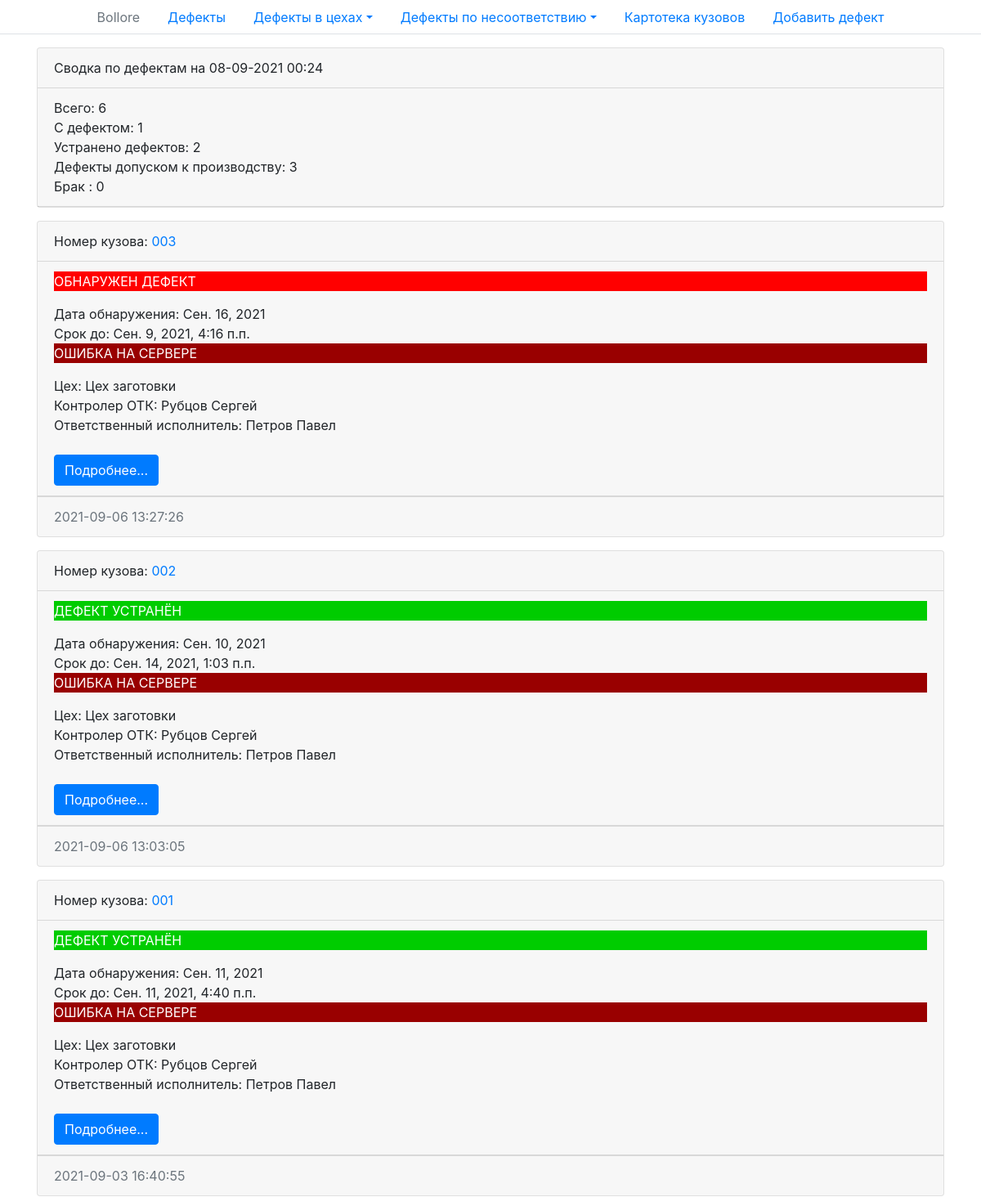
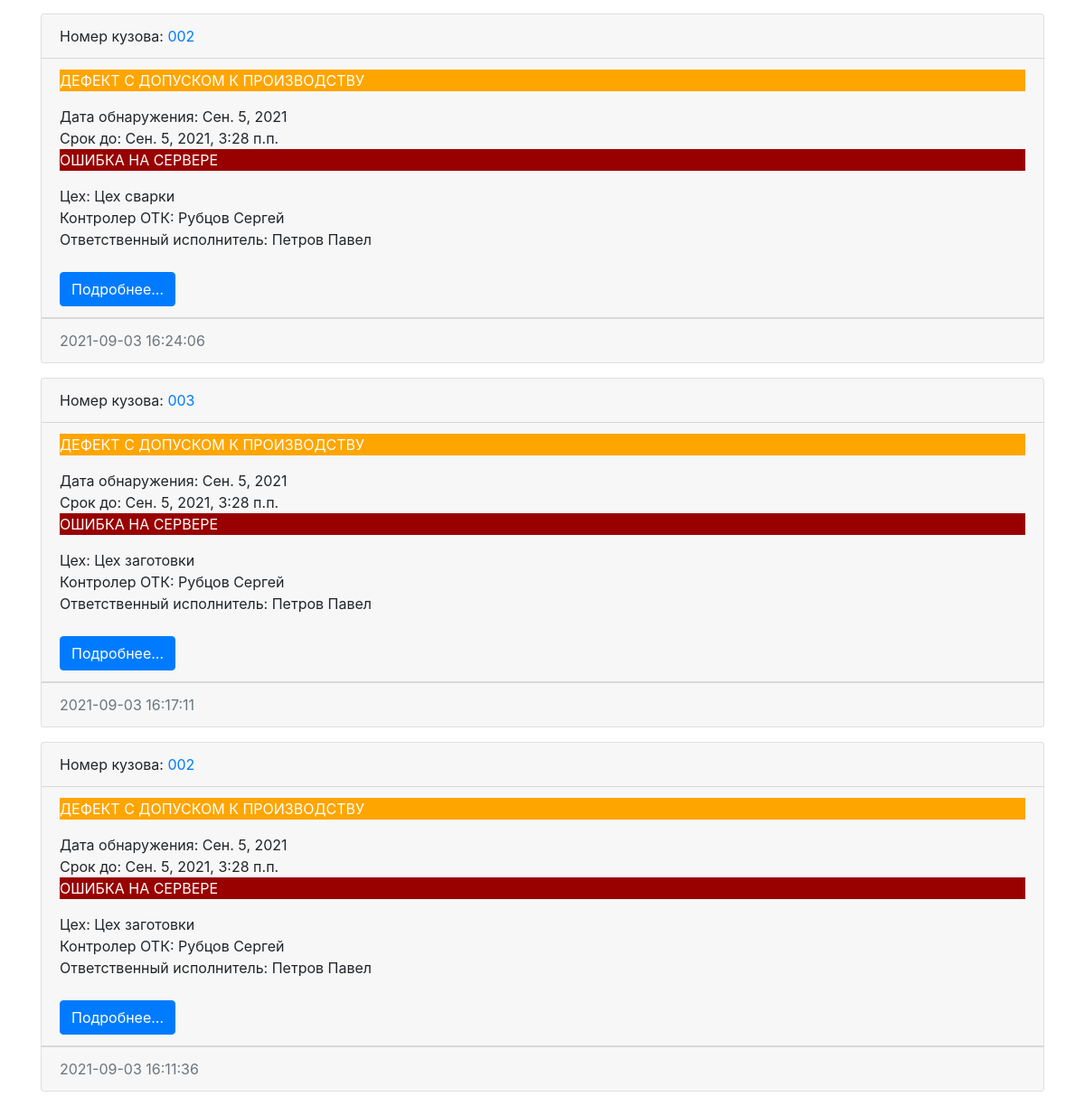
The page /disagreement/1/ on the database its author committed (2 pictures, top to bottom).
### defects/models.py (models this page shows, shortened)
class Defects(models.Model):
    created_at = models.DateTimeField(auto_now_add=True, verbose_name='Дата создания')
    date_defect_detection = models.DateField(verbose_name='Дата обнаружения')
    term_up_to = models.DateTimeField(verbose_name='Срок до')
    status = models.ForeignKey(Status,
                               on_delete=models.PROTECT,
                               related_name='defects_status',
                               verbose_name='Статус дефекта',
                               )
    workshop = models.ForeignKey(Workshops,
                                 on_delete=models.PROTECT,
                                 related_name='defects_workshop',
                                 verbose_name='Цех'
                                 )
    detail = models.ForeignKey(Details,
                               on_delete=models.PROTECT,
                               related_name='defects_detail',
                               verbose_name='Деталь',
                               blank=True
                               )
    body_number = models.ForeignKey(Bodies,
                                    on_delete=models.PROTECT,
                                    related_name='defects_body_number',
                                    verbose_name='Номер кузова',
                                    )
    type_of_discrepancy = models.ForeignKey(TypeOfMismatch,
                                            on_delete=models.PROTECT,
                                            related_name='defects_type_of_discrepancy',
                                            verbose_name='Тип несоответствия',
                                            )
    number_of_inconsistencies = models.IntegerField(default=1,
                                                    verbose_name='Колличество несоответствий',
                                                    )
    priority = models.ForeignKey(Priority,
                                 on_delete=models.PROTECT,
                                 related_name='defects_priority',
                                 verbose_name='Приоритет',
                                 )
    discrepancy_description = models.TextField(blank=True, verbose_name='Описание несоответствия',
                                               default='Отсутствует')
    quality_controller = models.ForeignKey(User,
                                           on_delete=models.PROTECT,
                                           related_name='defects_quality_controller',
                                           verbose_name='Контролер ОТК',
                                           blank=True,
                                           null=True
                                           )
    responsible_executor = models.ForeignKey(User,
                                             on_delete=models.PROTECT,
                                             related_name='defects_responsible_executor',
                                             verbose_name='Ответственный исполнитель',
                                             null=True
                                             )
    def get_absolute_url(self):
        return reverse('defect', kwargs={'defect_id': self.pk})
    class Meta:
        verbose_name = 'дефект'
        verbose_name_plural = 'Дефекты'
        ordering = ['-created_at']

class Bodies(models.Model):
    body_number = models.CharField(max_length=150, unique=True, verbose_name='Номер кузова')
    def get_absolute_url(self):
        return reverse('bodies', kwargs={'body_id': self.pk})
    def __str__(self):
        return self.body_number
    class Meta:
        verbose_name = 'номер кузова'
        verbose_name_plural = 'Номера кузовов'

class Workshops(models.Model):
    name_workshop = models.CharField(max_length=150, verbose_name='Цех')
    responsible_executor = models.ForeignKey(User,
                                             on_delete=models.PROTECT,
                                             related_name='workshops_responsible_executor',
                                             verbose_name='Ответственный исполнитель'
                                             )
    def get_absolute_url(self):
        return reverse('workshops', kwargs={'shop_id': self.pk})
    def __str__(self):
        return self.name_workshop
    class Meta:
        verbose_name = 'цех'
        verbose_name_plural = 'Цеха'

### defects/views.py (the view)
# urls.py: path('disagreement/<int:disagreement_id>/', show_disagreement, name='disagreement'),
def show_disagreement(request, disagreement_id):
    defects = Defects.objects.filter(type_of_discrepancy_id=disagreement_id)
    shops = Workshops.objects.all()
    disagreement = TypeOfMismatch.objects.all()
    counters = {'defect_count': Defects.objects.filter(
        status=1, type_of_discrepancy_id=disagreement_id).count(),
                'defect_eliminated_count': Defects.objects.filter(
                    status=2, type_of_discrepancy_id=disagreement_id).count(),
                'defect_approved_count': Defects.objects.filter(
                    status=3, type_of_discrepancy_id=disagreement_id).count(),
                'production_defect_count': Defects.objects.filter(
                    status=4, type_of_discrepancy_id=disagreement_id).count(),
                }
    if len(defects) == 0:
        raise Http404
    context = {
        'defects': defects,
        'title': 'Отображение по цехам',
        'shops': shops,
        'workshop_selected': disagreement_id,
        'disagreement': disagreement,
        'counters': counters,
    }
    return render(request, 'defects/index.html', context)

### defects/models.py (called while the page is built)
    def get_absolute_url(self):
        return reverse('disagreement', kwargs={'disagreement_id': self.pk})

### defects/templates/defects/index.html (shortened to what this page needs)
{% extends 'base.html' %}
{% block content %}
  {% include 'inc/_counters.html' %}
  {% for item in defects %}
    <div class="card mb-3">
      <div class="card-header">
        Номер кузова: <a href="{{ item.body_number.get_absolute_url }}">{{ item.body_number }}</a>
      </div>
      <div class="card-header">
        {% if item.status.pk == 4 %}
          <p style="background-color:#990000; color:#ffffff"> БРАК </p>
        {% elif item.status.pk == 3 %}
          <p style="background-color:#ffa500; color:#ffffff"> ДЕФЕКТ C ДОПУСКОМ К ПРОИЗВОДСТВУ </p>
        {% elif item.status.pk == 2 %}
          <p style="background-color:#00cc00; color:#ffffff"> ДЕФЕКТ УСТРАНЁН </p>
          {% elif item.status.pk == 1 %}
          <p style="background-color:#ff0000; color:#ffffff"> ОБНАРУЖЕН ДЕФЕКТ </p>
        {% else %}
          <p style="background-color:#ff0000; color:#ffffff">ОШИБКА В ПРОГРАММЕ</p>
        {% endif %}
        Дата обнаружения: {{ item.date_defect_detection }}
        <br> Срок до: {{ item.term_up_to }}
        <br>
        {% if 1 <= item.risk_level and item.risk_level <= 5 %}
          <p style="background-color:#00ff00; color:#ffffff"> НЕВЫСОКИЙ РИСК </p>
        {% elif 6 <= item.risk_level and item.risk_level <= 10 %}
          <p style="background-color:#ffa500; color:#ffffff"> СРЕДНИЙ РИСК </p>
        {% elif 12 <= item.risk_level and item.risk_level <= 15 %}
          <p style="background-color:#ff0000; color:#ffffff"> ВЫСОКИЙ РИСК </p>
        {% elif 16 <= item.risk_level and item.risk_level <= 25 %}
          <p style="background-color:#990000; color:#ffffff"> КРАЙНЕ ВЫСОКИЙ РИСК </p>
        {% else %}
          <p style="background-color:#990000; color:#ffffff"> ОШИБКА НА СЕРВЕРЕ </p>
        {% endif %}
        Цех: {{ item.workshop }}
        <br> Контролер ОТК: {{ item.quality_controller.last_name }} {{ item.quality_controller.first_name }}
        <br> Ответственный исполнитель: {{ item.responsible_executor.last_name }}
        {{ item.responsible_executor.first_name }} <br>
        <br> <a href="{{ item.get_absolute_url }}" class="btn btn-primary">Подробнее...</a>
      </div>
      <div class="card-footer text-muted">
        {{ item.created_at|date:"Y-m-d H:i:s" }}
      </div>
    </div>
  {% endfor %}
{% endblock %}

### rows shown on the page
Defects: body_number "003", shows "ОБНАРУЖЕН ДЕФЕКТ", date_defect_detection "Сен. 16, 2021", term_up_to "Сен. 9, 2021, 4:16 п.п.", workshop "Цех заготовки", quality_controller.last_name "Рубцов", quality_controller.first_name "Сергей", responsible_executor.last_name "Петров", responsible_executor.first_name "Павел", created_at "2021-09-06 13:27:26"
Defects: body_number "002", shows "ДЕФЕКТ УСТРАНЁН", date_defect_detection "Сен. 10, 2021", term_up_to "Сен. 14, 2021, 1:03 п.п.", workshop "Цех заготовки", quality_controller.last_name "Рубцов", quality_controller.first_name "Сергей", responsible_executor.last_name "Петров", responsible_executor.first_name "Павел", created_at "2021-09-06 13:03:05"
Defects: body_number "001", shows "ДЕФЕКТ УСТРАНЁН", date_defect_detection "Сен. 11, 2021", term_up_to "Сен. 11, 2021, 4:40 п.п.", workshop "Цех заготовки", quality_controller.last_name "Рубцов", quality_controller.first_name "Сергей", responsible_executor.last_name "Петров", responsible_executor.first_name "Павел", created_at "2021-09-03 16:40:55"
Defects: body_number "002", shows "ДЕФЕКТ C ДОПУСКОМ К ПРОИЗВОДСТВУ", date_defect_detection "Сен. 5, 2021", term_up_to "Сен. 5, 2021, 3:28 п.п.", workshop "Цех сварки", quality_controller.last_name "Рубцов", quality_controller.first_name "Сергей", responsible_executor.last_name "Петров", responsible_executor.first_name "Павел", created_at "2021-09-03 16:24:06"
Defects: body_number "003", shows "ДЕФЕКТ C ДОПУСКОМ К ПРОИЗВОДСТВУ", date_defect_detection "Сен. 5, 2021", term_up_to "Сен. 5, 2021, 3:28 п.п.", workshop "Цех заготовки", quality_controller.last_name "Рубцов", quality_controller.first_name "Сергей", responsible_executor.last_name "Петров", responsible_executor.first_name "Павел", created_at "2021-09-03 16:17:11"
Defects: body_number "002", shows "ДЕФЕКТ C ДОПУСКОМ К ПРОИЗВОДСТВУ", date_defect_detection "Сен. 5, 2021", term_up_to "Сен. 5, 2021, 3:28 п.п.", workshop "Цех заготовки", quality_controller.last_name "Рубцов", quality_controller.first_name "Сергей", responsible_executor.last_name "Петров", responsible_executor.first_name "Павел", created_at "2021-09-03 16:11:36"

### other values the page prints
{{ defects.count }} "6"
{{ counters.defect_count }} "1"
{{ counters.defect_eliminated_count }} "2"
{{ counters.defect_approved_count }} "3"
{{ counters.production_defect_count }} "0"
